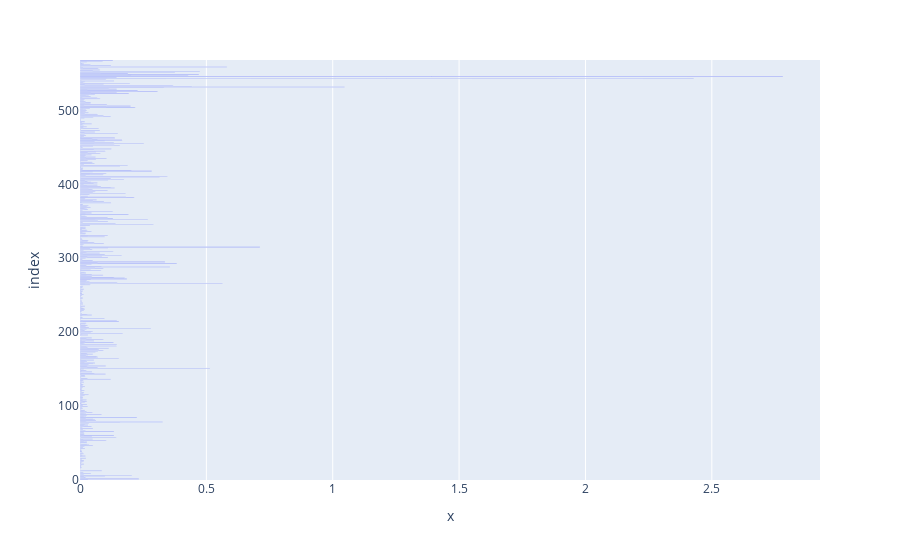

Here is the notebook cell this chart was saved with:
### Code cell
px.bar([x for x in range(len(importance))], importance)

### Figure 1 — Plotly figure (JSON) as saved in the notebook; plotly's stock layout.template omitted (floating-point values rounded to 4 significant figures; data arrays with more than 128 entries replaced by an {"elided": "..."} marker saying what was removed)
{"data": [{"alignmentgroup": "True", "hovertemplate": "x=%{x}<br>index=%{y}<extra></extra>", "legendgroup": "", "marker": {"color": "#636efa"}, "name": "", "offsetgroup": "", "orientation": "h", "showlegend": false, "textposition": "auto", "type": "bar", "x": {"elided": "569 float values"}, "xaxis": "x", "y": {"elided": "569 int values"}, "yaxis": "y"}], "layout": {"barmode": "relative", "legend": {"tracegroupgap": 0}, "margin": {"t": 60}, "xaxis": {"anchor": "y", "domain": [0, 1], "title": {"text": "x"}}, "yaxis": {"anchor": "x", "domain": [0, 1], "title": {"text": "index"}}}}
